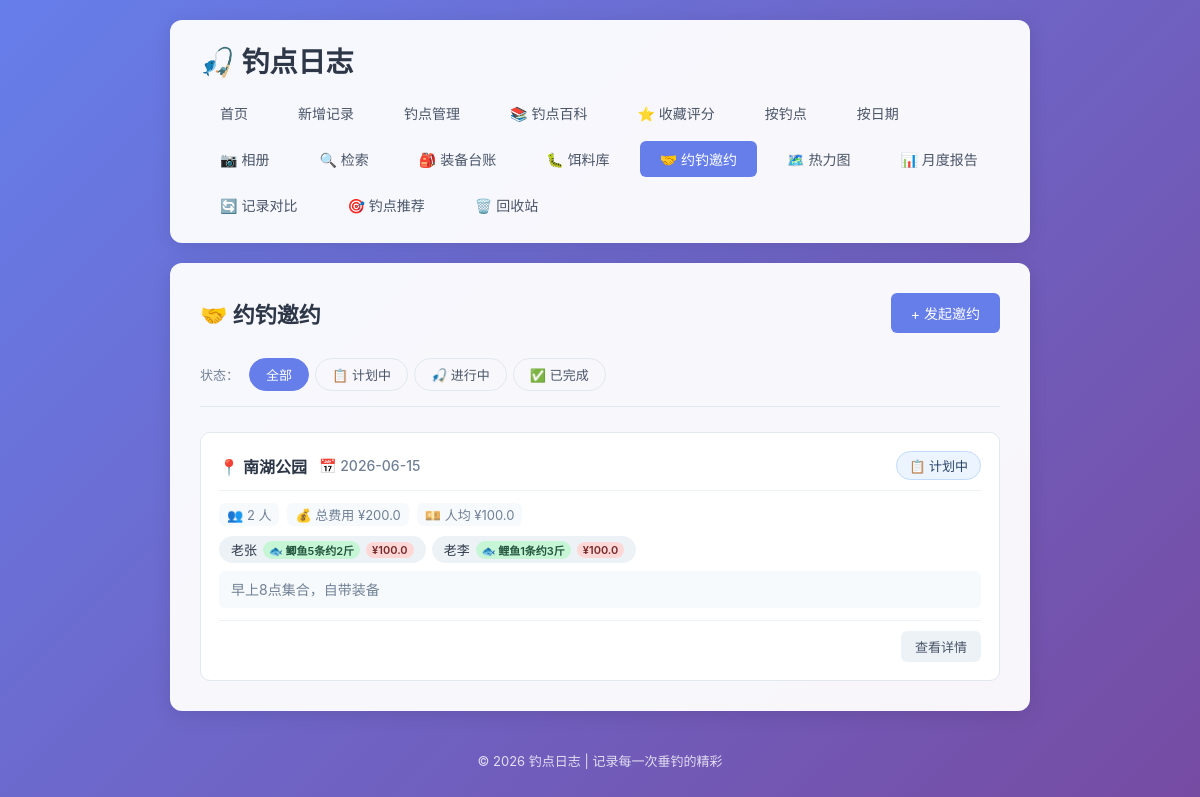
The page /invitations on the database as committed earlier.
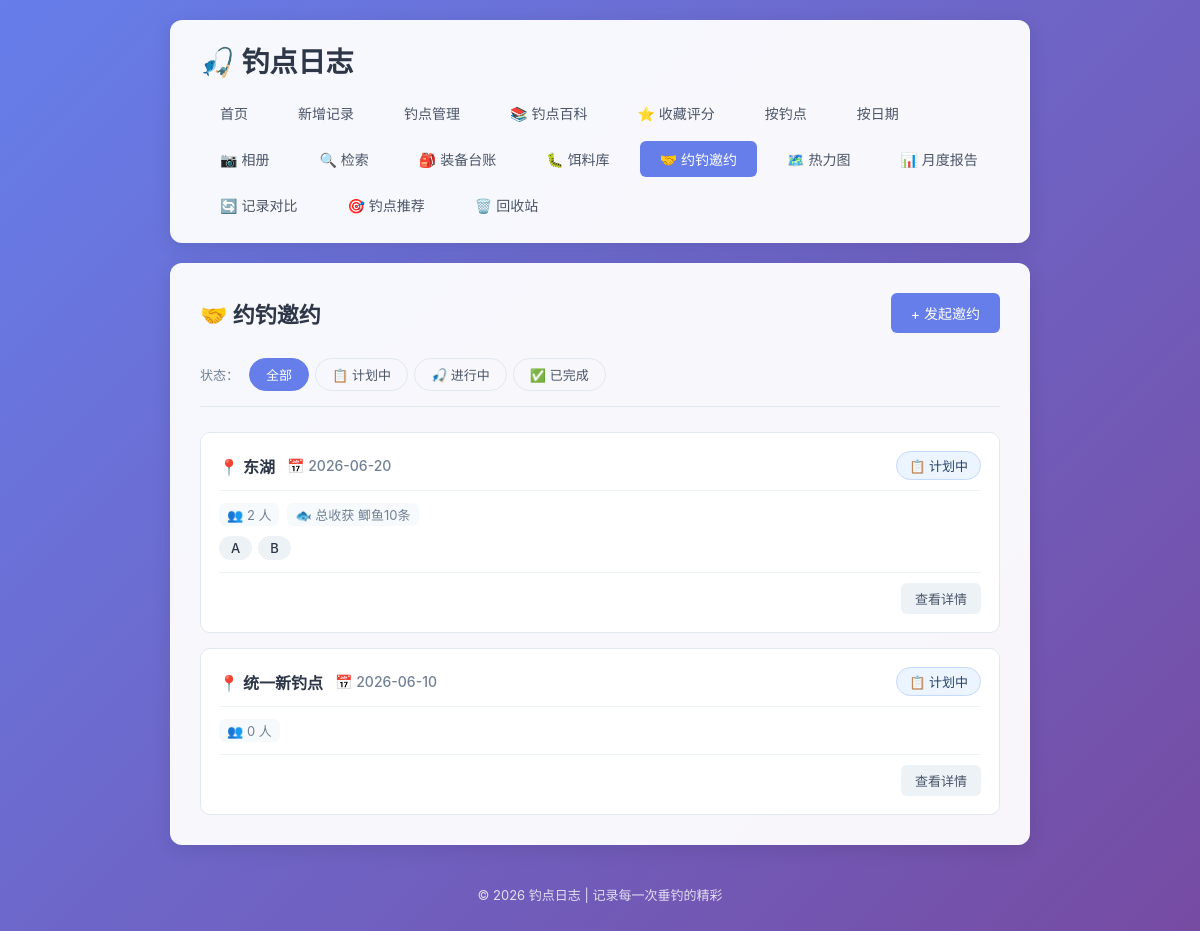
The same page on the database as committed later.
### tables this page shows
CREATE TABLE fishing_invitations (
            id INTEGER PRIMARY KEY AUTOINCREMENT,
            spot TEXT NOT NULL,
            date DATE NOT NULL,
            notes TEXT,
            status TEXT DEFAULT 'planned',
            total_cost REAL DEFAULT 0,
            created_at TIMESTAMP DEFAULT CURRENT_TIMESTAMP
        , total_harvest TEXT, deleted_at TIMESTAMP);

CREATE TABLE invitation_members (
            id INTEGER PRIMARY KEY AUTOINCREMENT,
            invitation_id INTEGER NOT NULL,
            name TEXT NOT NULL,
            harvest_detail TEXT,
            cost_share REAL DEFAULT 0,
            created_at TIMESTAMP DEFAULT CURRENT_TIMESTAMP,
            FOREIGN KEY (invitation_id) REFERENCES fishing_invitations(id) ON DELETE CASCADE
        );

### app.py (the view)
@app.route('/invitations')
def invitations_list():
    conn = get_db()
    filter_status = request.args.get('status', 'all')
    query = '''
        SELECT i.*,
               (SELECT COUNT(*) FROM invitation_members m WHERE m.invitation_id = i.id) as member_count
        FROM fishing_invitations i
        WHERE i.deleted_at IS NULL
    '''
    params = []
    conditions = []
    if filter_status != 'all':
        conditions.append('i.status = ?')
        params.append(filter_status)
    if conditions:
        query += ' AND ' + ' AND '.join(conditions)
    query += ' ORDER BY i.date DESC, i.id DESC'
    invitations = conn.execute(query, params).fetchall()
    inv_list = []
    for inv in invitations:
        inv_dict = dict(inv)
        members = conn.execute(
            'SELECT * FROM invitation_members WHERE invitation_id = ? ORDER BY id',
            (inv['id'],)
        ).fetchall()
        inv_dict['members'] = [dict(m) for m in members]
        member_count = len(members)
        total_cost = inv_dict.get('total_cost') or 0
        inv_dict['avg_cost'] = round(total_cost / member_count, 2) if member_count > 0 and total_cost > 0 else 0
        total_harvest = inv_dict.get('total_harvest') or ''
        inv_dict['total_harvest_display'] = total_harvest if total_harvest else ''
        if total_harvest:
            harvest_val = parse_harvest_value(total_harvest)
            inv_dict['avg_harvest'] = round(harvest_val / member_count, 2) if member_count > 0 and harvest_val > 0 else 0
        else:
            inv_dict['avg_harvest'] = 0
        members_with_harvest = [m for m in inv_dict['members'] if m.get('harvest_detail')]
        inv_dict['members_with_harvest_count'] = len(members_with_harvest)
        inv_list.append(inv_dict)
    conn.close()
    return render_template('invitations.html', invitations=inv_list, filter_status=filter_status)

### app.py (called while the page is built, shortened)
def get_db():
    conn = sqlite3.connect(DB_PATH)
    conn.row_factory = sqlite3.Row
    return conn

def parse_harvest_value(harvest_str):
    if not harvest_str:
        return 0
    harvest_str = str(harvest_str).strip()
    if not harvest_str:
        return 0
    zero_keywords = [
        '空军', '白板', '打龟', '空手', '空竿', '光头',
        '没钓到', '无收获', '零收获', '零', '0', '打飞机',
        '参军', '空', '龟', '白跑一趟', '参军了', '空军了'
    ]
    lower_str = harvest_str.lower()
    for kw in zero_keywords:
        if kw.lower() in lower_str:
            return 0

### templates/invitations.html (shortened to what this page needs)
{% extends 'base.html' %}
{% block content %}
    <div class="page-header">
        <h2>🤝 约钓邀约</h2>
        <a href="{{ url_for('add_invitation') }}" class="btn btn-primary">+ 发起邀约</a>
    </div>
    <div class="filter-bar">
        <div class="filter-group">
            <span class="filter-label">状态：</span>
            <a href="{{ url_for('invitations_list', status='all') }}" class="filter-btn {% if filter_status == 'all' %}active{% endif %}">全部</a>
            <a href="{{ url_for('invitations_list', status='planned') }}" class="filter-btn {% if filter_status == 'planned' %}active{% endif %}">📋 计划中</a>
            <a href="{{ url_for('invitations_list', status='ongoing') }}" class="filter-btn {% if filter_status == 'ongoing' %}active{% endif %}">🎣 进行中</a>
            <a href="{{ url_for('invitations_list', status='completed') }}" class="filter-btn {% if filter_status == 'completed' %}active{% endif %}">✅ 已完成</a>
        </div>
    </div>
    {% if invitations %}
        <div class="invitation-list">
            {% for inv in invitations %}
                <div class="invitation-card">
                    <div class="invitation-card-header">
                        <div class="invitation-card-title">
                            <span class="invitation-spot">📍 {{ inv['spot'] }}</span>
                            <span class="invitation-date">📅 {{ inv['date'] }}</span>
                        </div>
                        <span class="invitation-status status-{{ inv['status'] }}">
                            {% if inv['status'] == 'planned' %}📋 计划中
                            {% elif inv['status'] == 'ongoing' %}🎣 进行中
                            {% elif inv['status'] == 'completed' %}✅ 已完成
                            {% endif %}
                        </span>
                    </div>
                    <div class="invitation-card-body">
                        <div class="invitation-meta">
                            <span class="meta-item">👥 {{ inv['member_count'] }} 人</span>
                            {% if inv['total_harvest'] %}
                                <span class="meta-item">🐟 总收获 {{ inv['total_harvest'] }}</span>
                            {% endif %}
                            {% if inv['total_cost'] and inv['total_cost'] > 0 %}
                                <span class="meta-item">💰 总费用 ¥{{ inv['total_cost'] }}</span>
                                {% if inv['avg_cost'] > 0 %}
                                <span class="meta-item">💴 人均 ¥{{ inv['avg_cost'] }}</span>
                                {% endif %}
                            {% endif %}
                        </div>
                        {% if inv['members'] %}
                            <div class="invitation-member-preview">
                                {% for m in inv['members'] %}
                                    <span class="member-tag">
                                        <span class="member-name">{{ m['name'] }}</span>
                                        {% if m['harvest_detail'] %}<span class="member-harvest-badge">🐟 {{ m['harvest_detail'] }}</span>{% endif %}
                                        {% if m['cost_share'] and m['cost_share'] > 0 %}<span class="member-cost-badge">¥{{ m['cost_share'] }}</span>{% endif %}
                                    </span>
                                {% endfor %}
                            </div>
                        {% endif %}
                        {% if inv['notes'] %}
                            <div class="invitation-notes">{{ inv['notes'] }}</div>
                        {% endif %}
                    </div>
                    <div class="invitation-card-footer">
                        <a href="{{ url_for('invitations_detail', inv_id=inv['id']) }}" class="btn btn-small">查看详情</a>
                    </div>
                </div>
            {% endfor %}
        </div>
    {% else %}
        <div class="empty-state">
            <p>还没有约钓邀约，快去发起第一个吧！</p>
            <a href="{{ url_for('add_invitation') }}" class="btn btn-primary">+ 发起邀约</a>
        </div>
    {% endif %}
{% endblock %}

Rows that differ between the two databases and show on the page:
removed fishing_invitations: spot "南湖公园", date "2026-06-15", status "📋 计划中", member_count "2", total_cost "200.0", avg_cost "100.0", notes "早上8点集合，自带装备"
removed invitation_members: name "老张", harvest_detail "鲫鱼5条约2斤", cost_share "100.0", shown under "南湖公园"
removed invitation_members: name "老李", harvest_detail "鲤鱼1条约3斤", cost_share "100.0", shown under "南湖公园"
added fishing_invitations: spot "东湖", date "2026-06-20", status "📋 计划中", member_count "2", total_harvest "鲫鱼10条"
added invitation_members: name "A", shown under "东湖"
added invitation_members: name "B", shown under "东湖"
added fishing_invitations: spot "统一新钓点", date "2026-06-10", status "📋 计划中", member_count "0"
